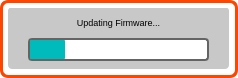
<?xml version="1.0" encoding="UTF-8"?>
<ui version="4.0">
 <class>FwProgressForm</class>
 <widget class="QWidget" name="FwProgressForm">
  <property name="geometry">
   <rect>
    <x>0</x>
    <y>0</y>
    <width>238</width>
    <height>78</height>
   </rect>
  </property>
  <property name="windowTitle">
   <string>Form</string>
  </property>
  <property name="styleSheet">
   <string notr="true">QWidget{
background: rgba(0,0,0,0);
}</string>
  </property>
  <widget class="QFrame" name="warningFrame">
   <property name="geometry">
    <rect>
     <x>0</x>
     <y>0</y>
     <width>238</width>
     <height>78</height>
    </rect>
   </property>
   <property name="styleSheet">
    <string notr="true">QFrame {
		background-color: qlineargradient(spread: pan, 
															x1:0, y1:0, x2:1, y2:1, 
															stop:0 rgba(100,100, 100, 255), 
															stop:0.5 rgba(70, 70,70, 255),
															stop:1 rgba(100,100,100, 255)
															);
	border-bottom-left-radius:8.0;
	border-bottom-right-radius:8.0;
	border-top-left-radius:8.0;
	border-top-right-radius:8.0;
	border: 3px solid rgb(255, 70, 0);
}</string>
   </property>
   <property name="frameShape">
    <enum>QFrame::StyledPanel</enum>
   </property>
   <property name="frameShadow">
    <enum>QFrame::Raised</enum>
   </property>
   <widget class="QFrame" name="warningSubFrame">
    <property name="geometry">
     <rect>
      <x>8</x>
      <y>8</y>
      <width>221</width>
      <height>61</height>
     </rect>
    </property>
    <property name="styleSheet">
     <string notr="true">QFrame {
	background:rgba(200, 200, 200, 255);
	border-bottom-left-radius:4.0;
	border-bottom-right-radius:4.0;
	border-top-left-radius:4.0;
	border-top-right-radius:4.0;
	border:none;


}
</string>
    </property>
    <property name="frameShape">
     <enum>QFrame::StyledPanel</enum>
    </property>
    <property name="frameShadow">
     <enum>QFrame::Raised</enum>
    </property>
    <widget class="QLabel" name="found">
     <property name="geometry">
      <rect>
       <x>0</x>
       <y>-1</y>
       <width>221</width>
       <height>31</height>
      </rect>
     </property>
     <property name="styleSheet">
      <string notr="true">font: 7pt;</string>
     </property>
     <property name="text">
      <string>Updating Firmware...</string>
     </property>
     <property name="alignment">
      <set>Qt::AlignCenter</set>
     </property>
    </widget>
    <widget class="QProgressBar" name="progressBar">
     <property name="geometry">
      <rect>
       <x>20</x>
       <y>30</y>
       <width>181</width>
       <height>23</height>
      </rect>
     </property>
     <property name="styleSheet">
      <string notr="true"> QProgressBar {

     border: 2px solid rgb(100,100,100);

     border-radius: 4px;
	padding: 0px;
background: white;
 }

 QProgressBar::chunk {

    	background-color: rgb(0, 187, 187);
		border-radius: 1px;

 }</string>
     </property>
     <property name="value">
      <number>20</number>
     </property>
     <property name="alignment">
      <set>Qt::AlignCenter</set>
     </property>
     <property name="textVisible">
      <bool>false</bool>
     </property>
    </widget>
   </widget>
  </widget>
 </widget>
 <resources/>
 <connections/>
</ui>
